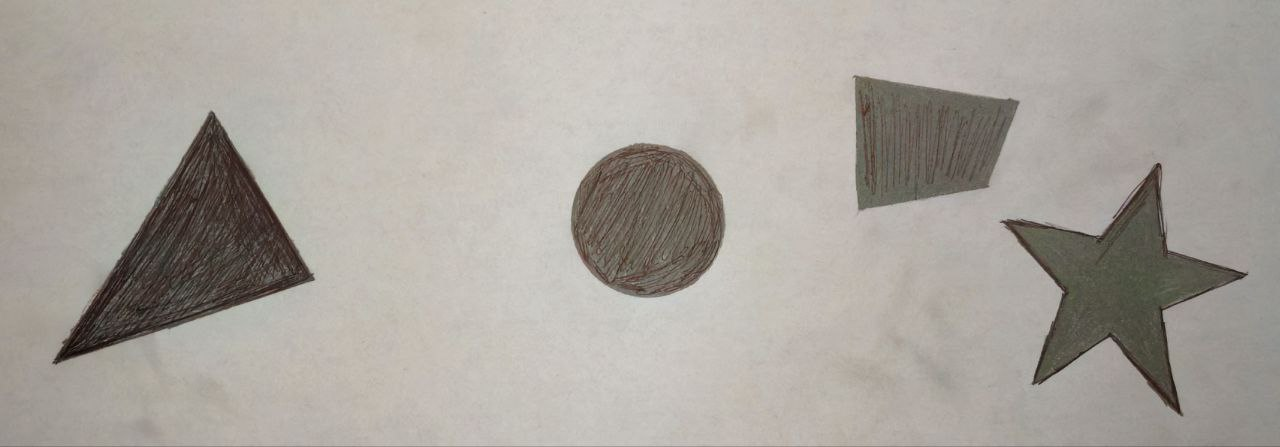
#> input picture image/figure.jpg, 1280 x 447 px
$ python praktichna_2.py
#> lines starting #> are read from the running program, lines starting #| are printed output that depends on the picture; after the words box and inside, x2 and y2 are one past the last pixel; in counts of white or black regions, pixels touching at a corner belong together
import cv2
import numpy as np

img = cv2.imread("image/figure.jpg")
#> img is the input picture: shape (447, 1280, 3); mean B, G, R 157.8, 164.4, 169.5

img_copy = img.copy()

h = [0, 225]

img = cv2.cvtColor(img, cv2.COLOR_BGR2HSV)
#> img: shape (447, 1280, 3); mean H, S, V 17.4, 20.4, 169.6
lower_blue = np.array([101, 69, 0])
upper_blue = np.array([151, 255, 255])

lower_green = np.array([41, 92, 0])
upper_green = np.array([66, 255, 255])

lower_red = np.array([0, 54, 0])
upper_red = np.array([5, 255, 255])

lower_yellow = np.array([17, 57, 85])
upper_yellow = np.array([27, 255, 255])

mask_yellow = cv2.inRange(img, lower_yellow, upper_yellow)
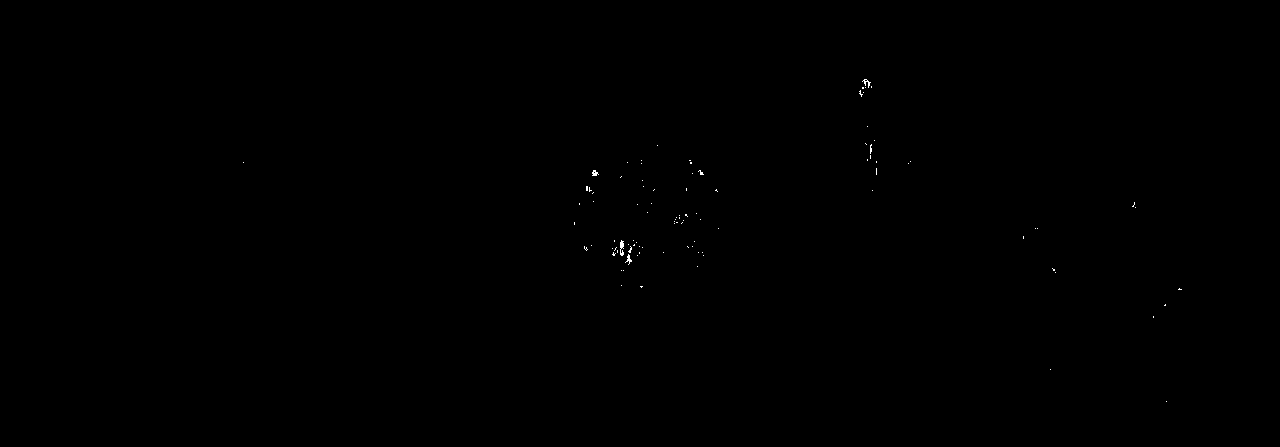
#> mask_yellow: shape (447, 1280); 0.06% white in thin lines or dots, all inside (x1, y1, x2, y2) = (243, 79, 1182, 402)
mask_blue = cv2.inRange(img, lower_blue, upper_blue)
#> mask_blue: shape (447, 1280); every value is 0
mask_red = cv2.inRange(img, lower_red, upper_red)
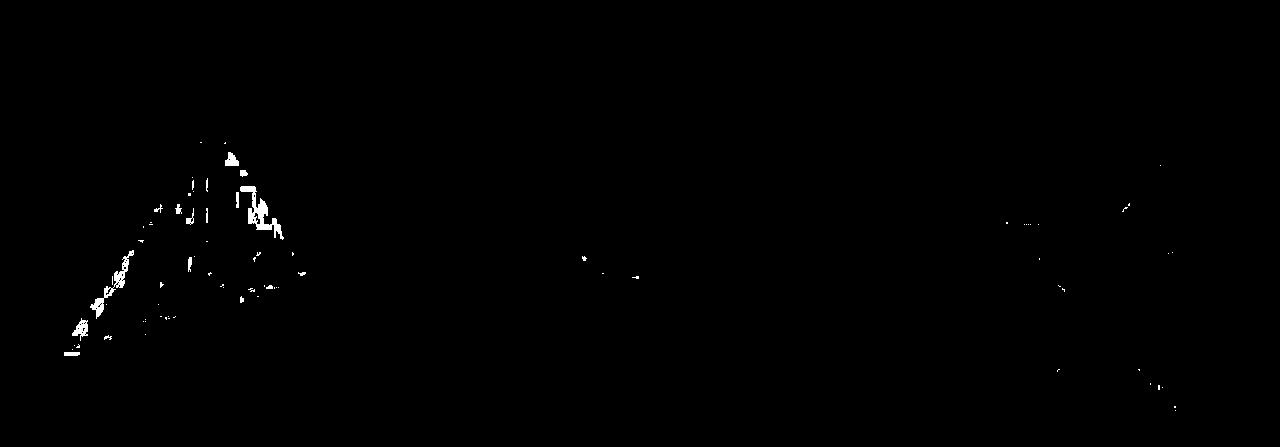
#> mask_red: shape (447, 1280); 0.38% white; 81 white regions (64 under 20 px), largest, box (x1, y1, x2, y2) and area: (240, 186, 284, 240) 667, (90, 250, 134, 319) 492, (72, 318, 88, 341) 178
mask_green = cv2.inRange(img, lower_green, upper_green)

mask_total = cv2.bitwise_or(mask_yellow, mask_blue)
mask_total = cv2.bitwise_or(mask_total, mask_red)
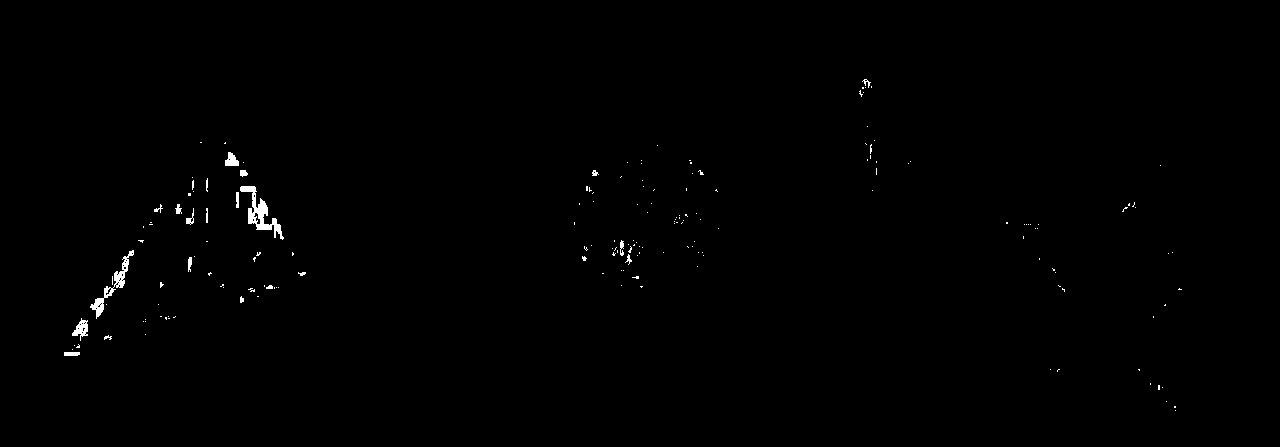
#> mask_total: shape (447, 1280); 0.45% white; 178 white regions (157 under 20 px)
mask_total = cv2.bitwise_or(mask_total, mask_green)
img = cv2.bitwise_and(img, img, mask=mask_total)
#> img: shape (447, 1280, 3); mean H, S, V 0, 0.3, 0.3


contours, _ = cv2.findContours(mask_total, cv2.RETR_EXTERNAL, cv2.CHAIN_APPROX_SIMPLE)
#> contours = 178 contours, 167 with area under 20; largest, box (x1, y1, x2, y2) and area: (240, 186, 284, 240) 576, (90, 250, 134, 319) 425, (72, 318, 88, 341) 154, (225, 152, 239, 166) 112, (64, 352, 80, 356) 44


for cnt in contours:
    area = cv2.contourArea(cnt)
    if area > 200:
        x, y, w, h = cv2.boundingRect(cnt)

        perimetr = cv2.arcLength(cnt, True)
        M = cv2.moments(cnt)
        if M["m00"] != 0:
            cx = int(M["m10"] / M["m00"])
            cy = int(M["m01"] / M["m00"])
        aspect_ratio = round(w / h, 2)
        compactness = round((4 * np.pi * area) / (perimetr ** 2), 2)
        approx = cv2.approxPolyDP(cnt, 0.02 * perimetr, True)
        if len(approx) == 9:
            shape = "Frog"
        elif len(approx) >= 8:
            shape = "Oval"
        else:
            shape = "Car"
        if h == [26, 35]:
            color = "yellow"
        elif h == [96, 130]:
            color = "blue"
        elif h == [0, 10]:
            color = "red"
        elif h == [36, 85]:
            color = "green"
        else:
            color = "another"


        cv2.putText(img_copy, f'S: {int(area)}, P: {int(perimetr)}', (x, y - 5), cv2.FONT_HERSHEY_SIMPLEX, 0.6, (0, 0, 0), 1)
        cv2.putText(img_copy, f' X: {x}, Y: {y} ', (x, y + 40), cv2.FONT_HERSHEY_SIMPLEX, 0.6, (0, 0, 0), 1)
        cv2.rectangle(img_copy, (x, y), (x + w, y + h), (0, 0, 0), 2)
        cv2.circle(img_copy, (cx, cy), 4, (0, 0, 0), -1)
        cv2.drawContours(img_copy, [cnt], -1, (0, 0, 0), 2)
        cv2.putText(img_copy, f"AR: {aspect_ratio}, C: {compactness}", (x, y - 30), cv2.FONT_HERSHEY_SIMPLEX, 0.6, (0, 0, 0), 1)
        cv2.putText(img_copy, f"shape: {shape}", (x, y + 20), cv2.FONT_HERSHEY_SIMPLEX, 0.6, (0, 0, 0), 1)
        cv2.putText(img_copy, f'Color: {color}', (x, y + 60), cv2.FONT_HERSHEY_SIMPLEX, 0.6, (0, 0, 0), 1)
#> this loop made 178 passes
#> (area, x, y, w, h, perimetr, cx, cy) on passes 73, 142: (425, 90, 250, 44, 69, 238.2, 111, 286), (576, 240, 186, 44, 54, 268.4, 259, 213)
#> area on passes 10, 20, 57: 43.5, 153.5, 29
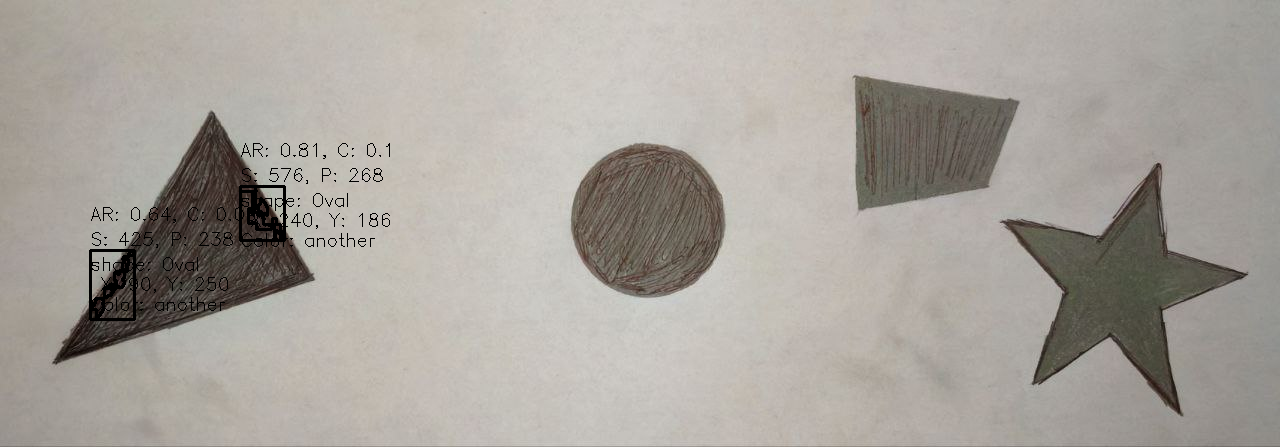
#> img_copy: shape (447, 1280, 3); 0.88% of pixels changed, all inside (x1, y1, x2, y2) = (89, 143, 390, 321)

cv2.imshow("figure", img)
cv2.imshow("mask", img_copy)
cv2.imwrite("image/result.jpg", img_copy)
cv2.waitKey(0)
cv2.destroyAllWindows()
